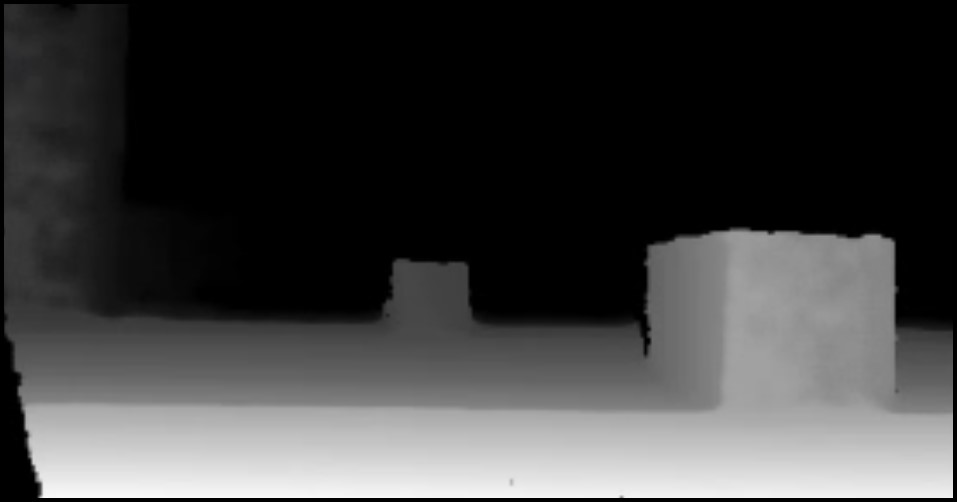
#> input picture ISRO Total File/ISRO Robotics Challenge/OB_Final/g3.jpg, 957 x 502 px
$ python depth.py
#> lines starting #> are read from the running program, lines starting #| are printed output that depends on the picture
import numpy as np
import cv2

def find_farthest_object_in_section(image_path):
  """
  Finds the section (left, center, right) with the farthest object in the lower half of a grayscale image and visualizes the result.

  Args:
    image_path: Path to the grayscale image.
  """
#> called with image_path = 'g3.jpg'

  # Load the image
  img = cv2.imread(image_path, cv2.IMREAD_GRAYSCALE)
#> img: shape (502, 957); min 0, max 253, mean 62.6
  img_color = cv2.cvtColor(img, cv2.COLOR_GRAY2BGR)  # Convert to BGR for color visualization

  # Divide the image into three equal parts
  height, width = img.shape
#> height = 502; width = 957
  width_third = width // 3
#> width_third = 319

  left_half = img[:, :width_third]
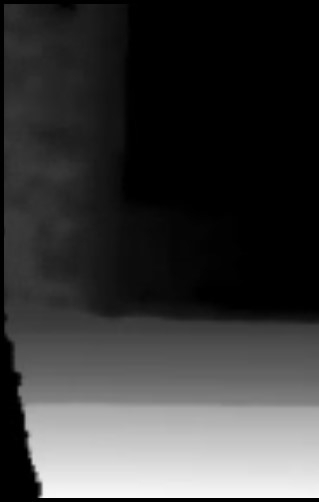
#> left_half: shape (502, 319); min 0, max 253, mean 58.5
  center_half = img[:, width_third:2 * width_third]
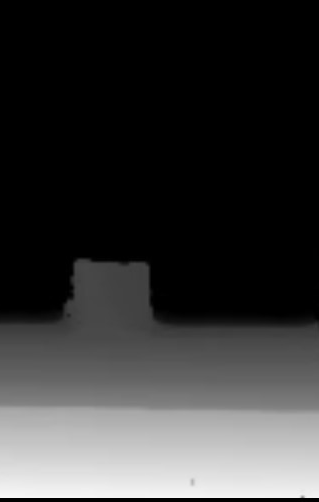
#> center_half: shape (502, 319); min 0, max 248, mean 54.2
  right_half = img[:, 2 * width_third:]
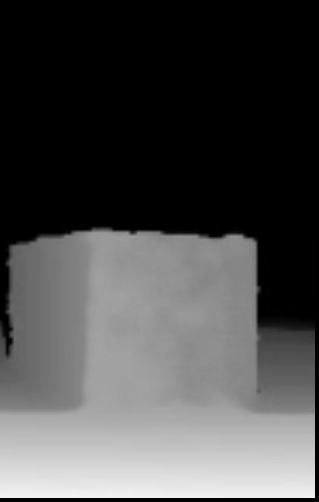
#> right_half: shape (502, 319); min 0, max 243, mean 75.2

  # Find the darkest pixel in the lower half of each section
  left_min_val = np.min(left_half[height // 2:, :])
#> left_min_val = 0
  center_min_val = np.min(center_half[height // 2:, :])
#> center_min_val = 0
  right_min_val = np.min(right_half[height // 2:, :])
#> right_min_val = 0

  # Determine the section with the darkest pixel
  if left_min_val <= center_min_val and left_min_val <= right_min_val:
    cv2.rectangle(img_color, (0, height // 2), (width_third, height), (0, 255, 0), 2)  # Green rectangle for left
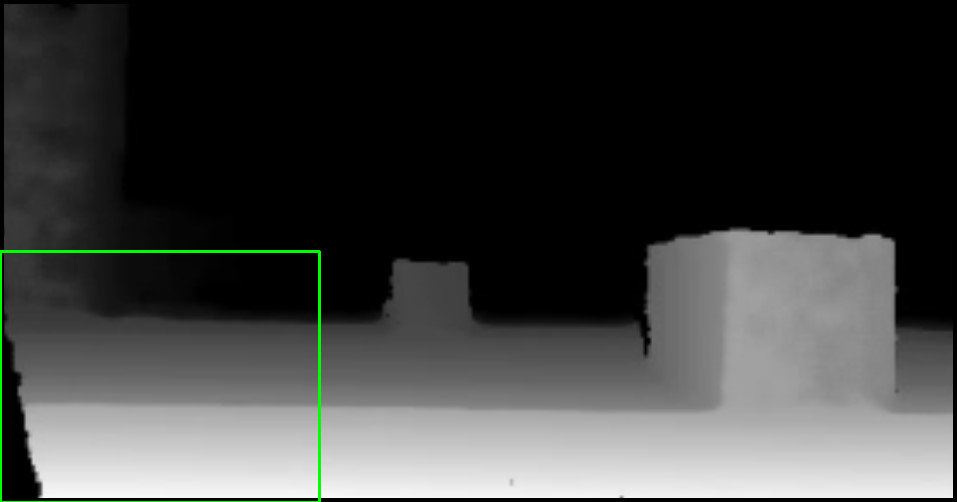
#> img_color: shape (502, 957, 3); mean B, G, R 62.4, 63.8, 62.4
    section = "left"
  elif center_min_val <= left_min_val and center_min_val <= right_min_val:
    cv2.rectangle(img_color, (width_third, height // 2), (2 * width_third, height), (0, 255, 0), 2)  # Green rectangle for center
    section = "center"
  else:
    cv2.rectangle(img_color, (2 * width_third, height // 2), (width, height), (0, 255, 0), 2)  # Green rectangle for right
    section = "right"

  cv2.imshow("Image with Section", img_color)
  cv2.waitKey(0)
  cv2.destroyAllWindows()

  return section

# Example usage
image_path = "g3.jpg"  # Replace with your image path
section_with_farthest_object = find_farthest_object_in_section(image_path)
print("The farthest object is in the:", section_with_farthest_object, "section")

$ run again, with ISRO Total File/ISRO Robotics Challenge/OB_Final/g1.jpg copied over ISRO Total File/ISRO Robotics Challenge/OB_Final/g3.jpg
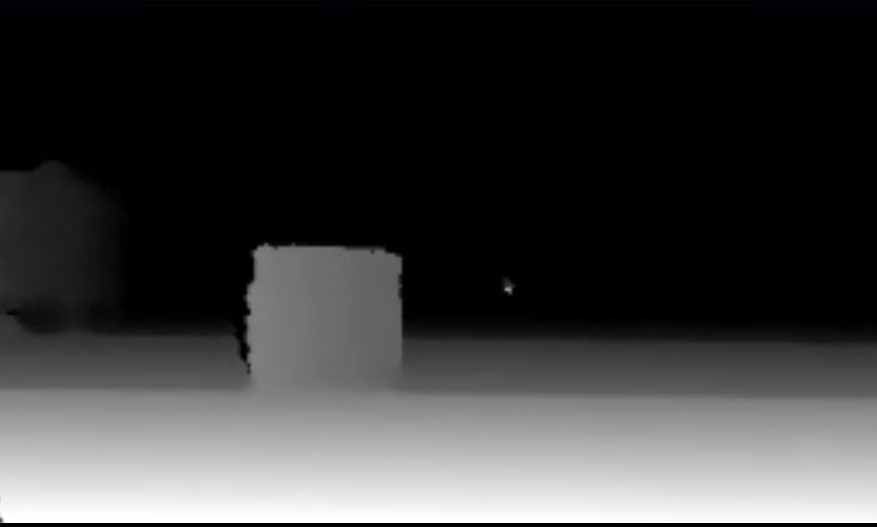
#> input picture ISRO Total File/ISRO Robotics Challenge/OB_Final/g1.jpg, 877 x 527 px
#> in find_farthest_object_in_section, `right_half = img[:, 2 * width_third:]`:
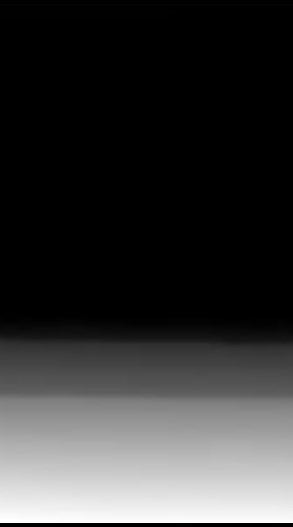
#> right_half: shape (527, 293); min 0, max 255, mean 53
#> left_min_val = 0
#> in find_farthest_object_in_section, `cv2.rectangle(img_color, (0, height // 2), (width_third, height), (0, ..`:
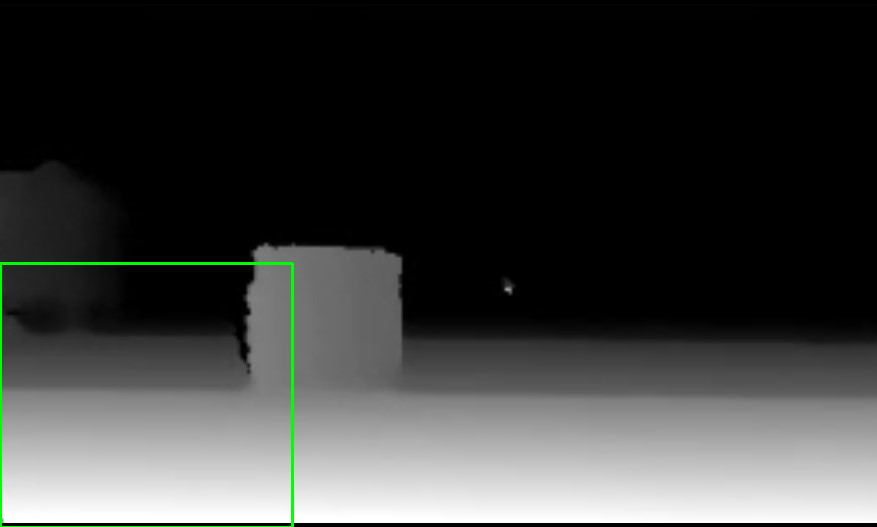
#> img_color: shape (527, 877, 3); mean B, G, R 59.2, 60.6, 59.2

$ run again, with ISRO Total File/ISRO Robotics Challenge/OB_Final/g2.jpg copied over ISRO Total File/ISRO Robotics Challenge/OB_Final/g3.jpg
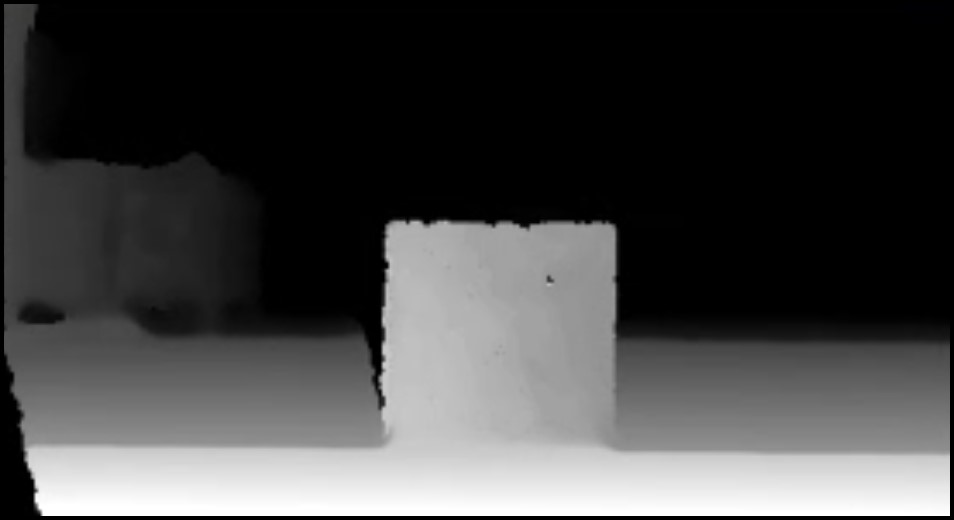
#> input picture ISRO Total File/ISRO Robotics Challenge/OB_Final/g2.jpg, 954 x 520 px
#> in find_farthest_object_in_section, `right_half = img[:, 2 * width_third:]`:
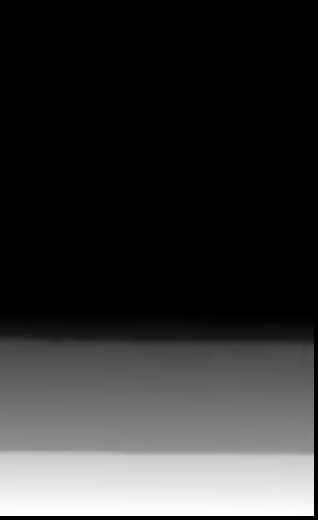
#> right_half: shape (520, 318); min 0, max 255, mean 50.6
#> left_min_val = 0
#> in find_farthest_object_in_section, `cv2.rectangle(img_color, (0, height // 2), (width_third, height), (0, ..`:
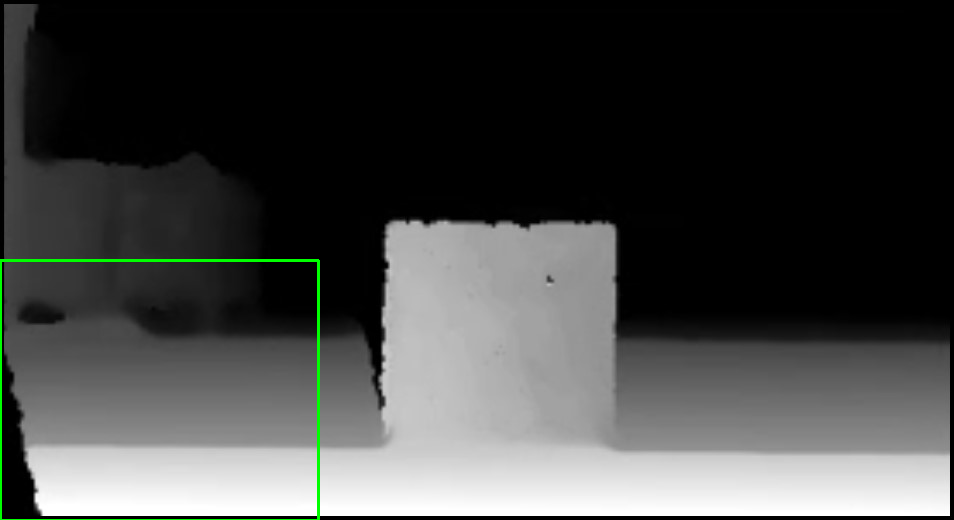
#> img_color: shape (520, 954, 3); mean B, G, R 67, 68.3, 67
